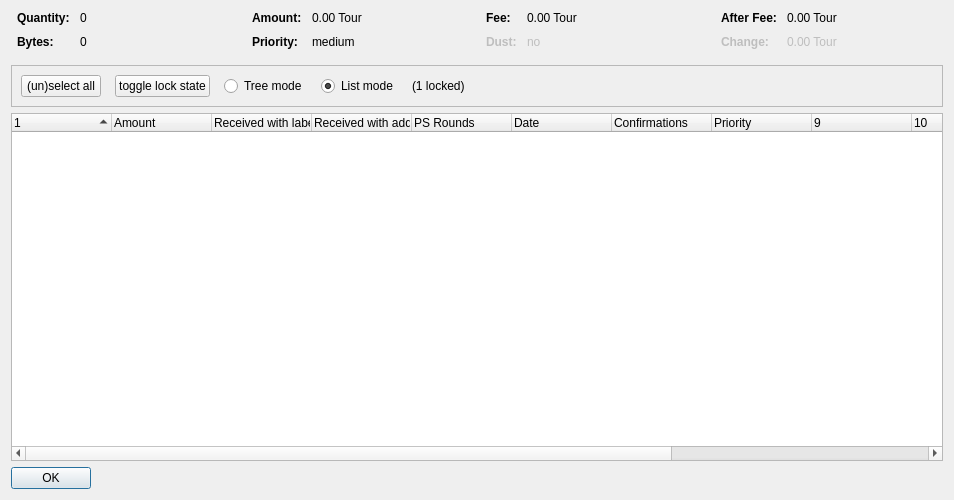
<?xml version="1.0" encoding="UTF-8"?>
<ui version="4.0">
 <class>CoinControlDialog</class>
 <widget class="QDialog" name="CoinControlDialog">
  <property name="geometry">
   <rect>
    <x>0</x>
    <y>0</y>
    <width>954</width>
    <height>500</height>
   </rect>
  </property>
  <property name="windowTitle">
   <string>Coin Selection</string>
  </property>
  <layout class="QVBoxLayout" name="verticalLayout">
   <item>
    <layout class="QHBoxLayout" name="horizontalLayoutTop" stretch="0,0,0,0">
     <property name="topMargin">
      <number>0</number>
     </property>
     <property name="bottomMargin">
      <number>10</number>
     </property>
     <item>
      <layout class="QFormLayout" name="formLayoutCoinControl1">
       <property name="horizontalSpacing">
        <number>10</number>
       </property>
       <property name="verticalSpacing">
        <number>10</number>
       </property>
       <property name="leftMargin">
        <number>6</number>
       </property>
       <property name="rightMargin">
        <number>6</number>
       </property>
       <item row="0" column="0">
        <widget class="QLabel" name="labelCoinControlQuantityText">
         <property name="font">
          <font>
           <weight>75</weight>
           <bold>true</bold>
          </font>
         </property>
         <property name="text">
          <string>Quantity:</string>
         </property>
        </widget>
       </item>
       <item row="0" column="1">
        <widget class="QLabel" name="labelCoinControlQuantity">
         <property name="cursor">
          <cursorShape>IBeamCursor</cursorShape>
         </property>
         <property name="contextMenuPolicy">
          <enum>Qt::ActionsContextMenu</enum>
         </property>
         <property name="text">
          <string notr="true">0</string>
         </property>
         <property name="textInteractionFlags">
          <set>Qt::LinksAccessibleByMouse|Qt::TextSelectableByKeyboard|Qt::TextSelectableByMouse</set>
         </property>
        </widget>
       </item>
       <item row="1" column="0">
        <widget class="QLabel" name="labelCoinControlBytesText">
         <property name="font">
          <font>
           <weight>75</weight>
           <bold>true</bold>
          </font>
         </property>
         <property name="text">
          <string>Bytes:</string>
         </property>
        </widget>
       </item>
       <item row="1" column="1">
        <widget class="QLabel" name="labelCoinControlBytes">
         <property name="cursor">
          <cursorShape>IBeamCursor</cursorShape>
         </property>
         <property name="contextMenuPolicy">
          <enum>Qt::ActionsContextMenu</enum>
         </property>
         <property name="text">
          <string notr="true">0</string>
         </property>
         <property name="textInteractionFlags">
          <set>Qt::LinksAccessibleByMouse|Qt::TextSelectableByKeyboard|Qt::TextSelectableByMouse</set>
         </property>
        </widget>
       </item>
      </layout>
     </item>
     <item>
      <layout class="QFormLayout" name="formLayoutCoinControl2">
       <property name="horizontalSpacing">
        <number>10</number>
       </property>
       <property name="verticalSpacing">
        <number>10</number>
       </property>
       <property name="leftMargin">
        <number>6</number>
       </property>
       <property name="rightMargin">
        <number>6</number>
       </property>
       <item row="0" column="0">
        <widget class="QLabel" name="labelCoinControlAmountText">
         <property name="font">
          <font>
           <weight>75</weight>
           <bold>true</bold>
          </font>
         </property>
         <property name="text">
          <string>Amount:</string>
         </property>
        </widget>
       </item>
       <item row="0" column="1">
        <widget class="QLabel" name="labelCoinControlAmount">
         <property name="cursor">
          <cursorShape>IBeamCursor</cursorShape>
         </property>
         <property name="contextMenuPolicy">
          <enum>Qt::ActionsContextMenu</enum>
         </property>
         <property name="text">
          <string notr="true">0.00 Tour</string>
         </property>
         <property name="textInteractionFlags">
          <set>Qt::LinksAccessibleByMouse|Qt::TextSelectableByKeyboard|Qt::TextSelectableByMouse</set>
         </property>
        </widget>
       </item>
       <item row="1" column="0">
        <widget class="QLabel" name="labelCoinControlPriorityText">
         <property name="font">
          <font>
           <weight>75</weight>
           <bold>true</bold>
          </font>
         </property>
         <property name="text">
          <string>Priority:</string>
         </property>
        </widget>
       </item>
       <item row="1" column="1">
        <widget class="QLabel" name="labelCoinControlPriority">
         <property name="cursor">
          <cursorShape>IBeamCursor</cursorShape>
         </property>
         <property name="contextMenuPolicy">
          <enum>Qt::ActionsContextMenu</enum>
         </property>
         <property name="text">
          <string>medium</string>
         </property>
         <property name="textInteractionFlags">
          <set>Qt::LinksAccessibleByMouse|Qt::TextSelectableByKeyboard|Qt::TextSelectableByMouse</set>
         </property>
        </widget>
       </item>
      </layout>
     </item>
     <item>
      <layout class="QFormLayout" name="formLayoutCoinControl3">
       <property name="horizontalSpacing">
        <number>10</number>
       </property>
       <property name="verticalSpacing">
        <number>10</number>
       </property>
       <property name="leftMargin">
        <number>6</number>
       </property>
       <property name="rightMargin">
        <number>6</number>
       </property>
       <item row="0" column="0">
        <widget class="QLabel" name="labelCoinControlFeeText">
         <property name="font">
          <font>
           <weight>75</weight>
           <bold>true</bold>
          </font>
         </property>
         <property name="text">
          <string>Fee:</string>
         </property>
        </widget>
       </item>
       <item row="0" column="1">
        <widget class="QLabel" name="labelCoinControlFee">
         <property name="cursor">
          <cursorShape>IBeamCursor</cursorShape>
         </property>
         <property name="contextMenuPolicy">
          <enum>Qt::ActionsContextMenu</enum>
         </property>
         <property name="text">
          <string notr="true">0.00 Tour</string>
         </property>
         <property name="textInteractionFlags">
          <set>Qt::LinksAccessibleByMouse|Qt::TextSelectableByKeyboard|Qt::TextSelectableByMouse</set>
         </property>
        </widget>
       </item>
       <item row="1" column="0">
        <widget class="QLabel" name="labelCoinControlLowOutputText">
         <property name="enabled">
          <bool>false</bool>
         </property>
         <property name="font">
          <font>
           <weight>75</weight>
           <bold>true</bold>
          </font>
         </property>
         <property name="text">
          <string>Dust:</string>
         </property>
        </widget>
       </item>
       <item row="1" column="1">
        <widget class="QLabel" name="labelCoinControlLowOutput">
         <property name="enabled">
          <bool>false</bool>
         </property>
         <property name="cursor">
          <cursorShape>IBeamCursor</cursorShape>
         </property>
         <property name="contextMenuPolicy">
          <enum>Qt::ActionsContextMenu</enum>
         </property>
         <property name="text">
          <string>no</string>
         </property>
         <property name="textInteractionFlags">
          <set>Qt::LinksAccessibleByMouse|Qt::TextSelectableByKeyboard|Qt::TextSelectableByMouse</set>
         </property>
        </widget>
       </item>
      </layout>
     </item>
     <item>
      <layout class="QFormLayout" name="formLayoutCoinControl4">
       <property name="horizontalSpacing">
        <number>10</number>
       </property>
       <property name="verticalSpacing">
        <number>10</number>
       </property>
       <property name="leftMargin">
        <number>6</number>
       </property>
       <property name="rightMargin">
        <number>6</number>
       </property>
       <item row="0" column="0">
        <widget class="QLabel" name="labelCoinControlAfterFeeText">
         <property name="font">
          <font>
           <weight>75</weight>
           <bold>true</bold>
          </font>
         </property>
         <property name="text">
          <string>After Fee:</string>
         </property>
        </widget>
       </item>
       <item row="0" column="1">
        <widget class="QLabel" name="labelCoinControlAfterFee">
         <property name="cursor">
          <cursorShape>IBeamCursor</cursorShape>
         </property>
         <property name="contextMenuPolicy">
          <enum>Qt::ActionsContextMenu</enum>
         </property>
         <property name="text">
          <string notr="true">0.00 Tour</string>
         </property>
         <property name="textInteractionFlags">
          <set>Qt::LinksAccessibleByMouse|Qt::TextSelectableByKeyboard|Qt::TextSelectableByMouse</set>
         </property>
        </widget>
       </item>
       <item row="1" column="0">
        <widget class="QLabel" name="labelCoinControlChangeText">
         <property name="enabled">
          <bool>false</bool>
         </property>
         <property name="font">
          <font>
           <weight>75</weight>
           <bold>true</bold>
          </font>
         </property>
         <property name="text">
          <string>Change:</string>
         </property>
        </widget>
       </item>
       <item row="1" column="1">
        <widget class="QLabel" name="labelCoinControlChange">
         <property name="enabled">
          <bool>false</bool>
         </property>
         <property name="cursor">
          <cursorShape>IBeamCursor</cursorShape>
         </property>
         <property name="contextMenuPolicy">
          <enum>Qt::ActionsContextMenu</enum>
         </property>
         <property name="text">
          <string notr="true">0.00 Tour</string>
         </property>
         <property name="textInteractionFlags">
          <set>Qt::LinksAccessibleByMouse|Qt::TextSelectableByKeyboard|Qt::TextSelectableByMouse</set>
         </property>
        </widget>
       </item>
      </layout>
     </item>
    </layout>
   </item>
   <item>
    <widget class="QFrame" name="frame">
     <property name="minimumSize">
      <size>
       <width>0</width>
       <height>40</height>
      </size>
     </property>
     <property name="frameShape">
      <enum>QFrame::StyledPanel</enum>
     </property>
     <property name="frameShadow">
      <enum>QFrame::Sunken</enum>
     </property>
     <layout class="QHBoxLayout" name="horizontalLayout">
      <item>
       <layout class="QHBoxLayout" name="horizontalLayoutPanel" stretch="0,0,0,0,0,0">
        <property name="spacing">
         <number>14</number>
        </property>
        <item>
         <widget class="QPushButton" name="pushButtonSelectAll">
          <property name="sizePolicy">
           <sizepolicy hsizetype="Maximum" vsizetype="Fixed">
            <horstretch>0</horstretch>
            <verstretch>0</verstretch>
           </sizepolicy>
          </property>
          <property name="text">
           <string>(un)select all</string>
          </property>
          <property name="autoDefault">
           <bool>false</bool>
          </property>
         </widget>
        </item>
        <item>
         <widget class="QPushButton" name="pushButtonToggleLock">
          <property name="sizePolicy">
           <sizepolicy hsizetype="Maximum" vsizetype="Fixed">
            <horstretch>0</horstretch>
            <verstretch>0</verstretch>
           </sizepolicy>
          </property>
          <property name="text">
           <string>toggle lock state</string>
          </property>
          <property name="autoDefault">
           <bool>false</bool>
          </property>
         </widget>
        </item>
        <item>
         <widget class="QRadioButton" name="radioTreeMode">
          <property name="sizePolicy">
           <sizepolicy hsizetype="Maximum" vsizetype="Fixed">
            <horstretch>0</horstretch>
            <verstretch>0</verstretch>
           </sizepolicy>
          </property>
          <property name="text">
           <string>Tree mode</string>
          </property>
         </widget>
        </item>
        <item>
         <widget class="QRadioButton" name="radioListMode">
          <property name="sizePolicy">
           <sizepolicy hsizetype="Maximum" vsizetype="Fixed">
            <horstretch>0</horstretch>
            <verstretch>0</verstretch>
           </sizepolicy>
          </property>
          <property name="text">
           <string>List mode</string>
          </property>
          <property name="checked">
           <bool>true</bool>
          </property>
         </widget>
        </item>
        <item>
         <widget class="QLabel" name="labelLocked">
          <property name="text">
           <string>(1 locked)</string>
          </property>
         </widget>
        </item>
        <item>
         <spacer name="horizontalSpacer">
          <property name="orientation">
           <enum>Qt::Horizontal</enum>
          </property>
          <property name="sizeHint" stdset="0">
           <size>
            <width>40</width>
            <height>20</height>
           </size>
          </property>
         </spacer>
        </item>
       </layout>
      </item>
     </layout>
    </widget>
   </item>
   <item>
    <widget class="CoinControlTreeWidget" name="treeWidget">
     <property name="contextMenuPolicy">
      <enum>Qt::CustomContextMenu</enum>
     </property>
     <property name="sortingEnabled">
      <bool>false</bool>
     </property>
     <property name="columnCount">
      <number>13</number>
     </property>
     <attribute name="headerShowSortIndicator" stdset="0">
      <bool>true</bool>
     </attribute>
     <attribute name="headerStretchLastSection">
      <bool>false</bool>
     </attribute>
     <column>
      <property name="text">
       <string/>
      </property>
     </column>
     <column>
      <property name="text">
       <string>Amount</string>
      </property>
     </column>
     <column>
      <property name="text">
       <string>Received with label</string>
      </property>
     </column>
     <column>
      <property name="text">
       <string>Received with address</string>
      </property>
     </column>
     <column>
      <property name="text">
       <string>PS Rounds</string>
      </property>
     </column>
     <column>
      <property name="text">
       <string>Date</string>
      </property>
     </column>
     <column>
      <property name="text">
       <string>Confirmations</string>
      </property>
      <property name="toolTip">
       <string>Confirmed</string>
      </property>
     </column>
     <column>
      <property name="text">
       <string>Priority</string>
      </property>
     </column>
     <column>
      <property name="text">
       <string/>
      </property>
     </column>
     <column>
      <property name="text">
       <string/>
      </property>
     </column>
     <column>
      <property name="text">
       <string/>
      </property>
     </column>
     <column>
      <property name="text">
       <string/>
      </property>
     </column>
     <column>
      <property name="text">
       <string/>
      </property>
     </column>
    </widget>
   </item>
   <item>
    <widget class="QDialogButtonBox" name="buttonBox">
     <property name="sizePolicy">
      <sizepolicy hsizetype="Maximum" vsizetype="Fixed">
       <horstretch>0</horstretch>
       <verstretch>0</verstretch>
      </sizepolicy>
     </property>
     <property name="orientation">
      <enum>Qt::Horizontal</enum>
     </property>
     <property name="standardButtons">
      <set>QDialogButtonBox::Ok</set>
     </property>
    </widget>
   </item>
  </layout>
 </widget>
 <customwidgets>
  <customwidget>
   <class>CoinControlTreeWidget</class>
   <extends>QTreeWidget</extends>
   <header>coincontroltreewidget.h</header>
  </customwidget>
 </customwidgets>
 <resources/>
 <connections/>
</ui>
